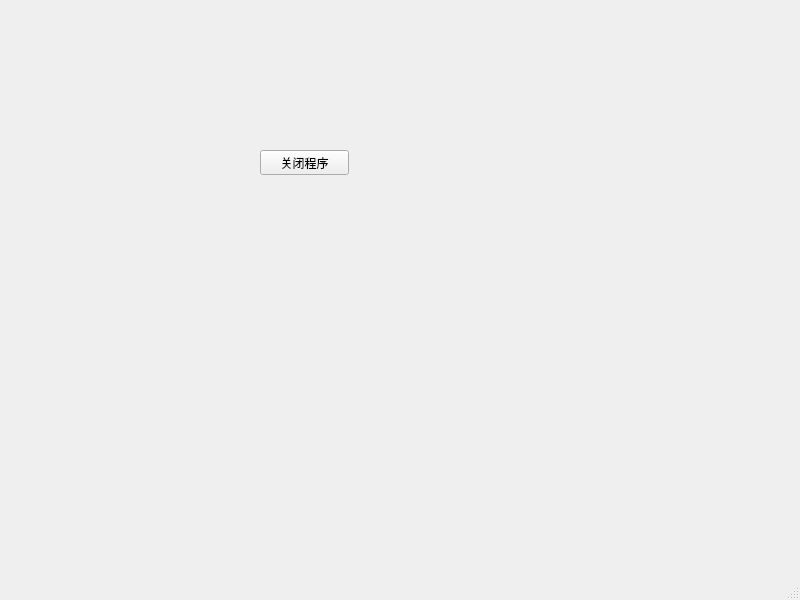
<?xml version="1.0" encoding="UTF-8"?>
<ui version="4.0">
 <class>MainWindow</class>
 <widget class="QMainWindow" name="MainWindow">
  <property name="geometry">
   <rect>
    <x>0</x>
    <y>0</y>
    <width>800</width>
    <height>600</height>
   </rect>
  </property>
  <property name="windowTitle">
   <string>MainWindow</string>
  </property>
  <widget class="QWidget" name="centralwidget">
   <widget class="QPushButton" name="pushButton">
    <property name="geometry">
     <rect>
      <x>260</x>
      <y>150</y>
      <width>89</width>
      <height>25</height>
     </rect>
    </property>
    <property name="text">
     <string>关闭程序</string>
    </property>
   </widget>
  </widget>
  <widget class="QMenuBar" name="menubar">
   <property name="geometry">
    <rect>
     <x>0</x>
     <y>0</y>
     <width>800</width>
     <height>28</height>
    </rect>
   </property>
  </widget>
  <widget class="QStatusBar" name="statusbar"/>
 </widget>
 <resources/>
 <connections>
  <connection>
   <sender>pushButton</sender>
   <signal>clicked()</signal>
   <receiver>MainWindow</receiver>
   <slot>close()</slot>
   <hints>
    <hint type="sourcelabel">
     <x>325</x>
     <y>184</y>
    </hint>
    <hint type="destinationlabel">
     <x>379</x>
     <y>106</y>
    </hint>
   </hints>
  </connection>
 </connections>
</ui>
